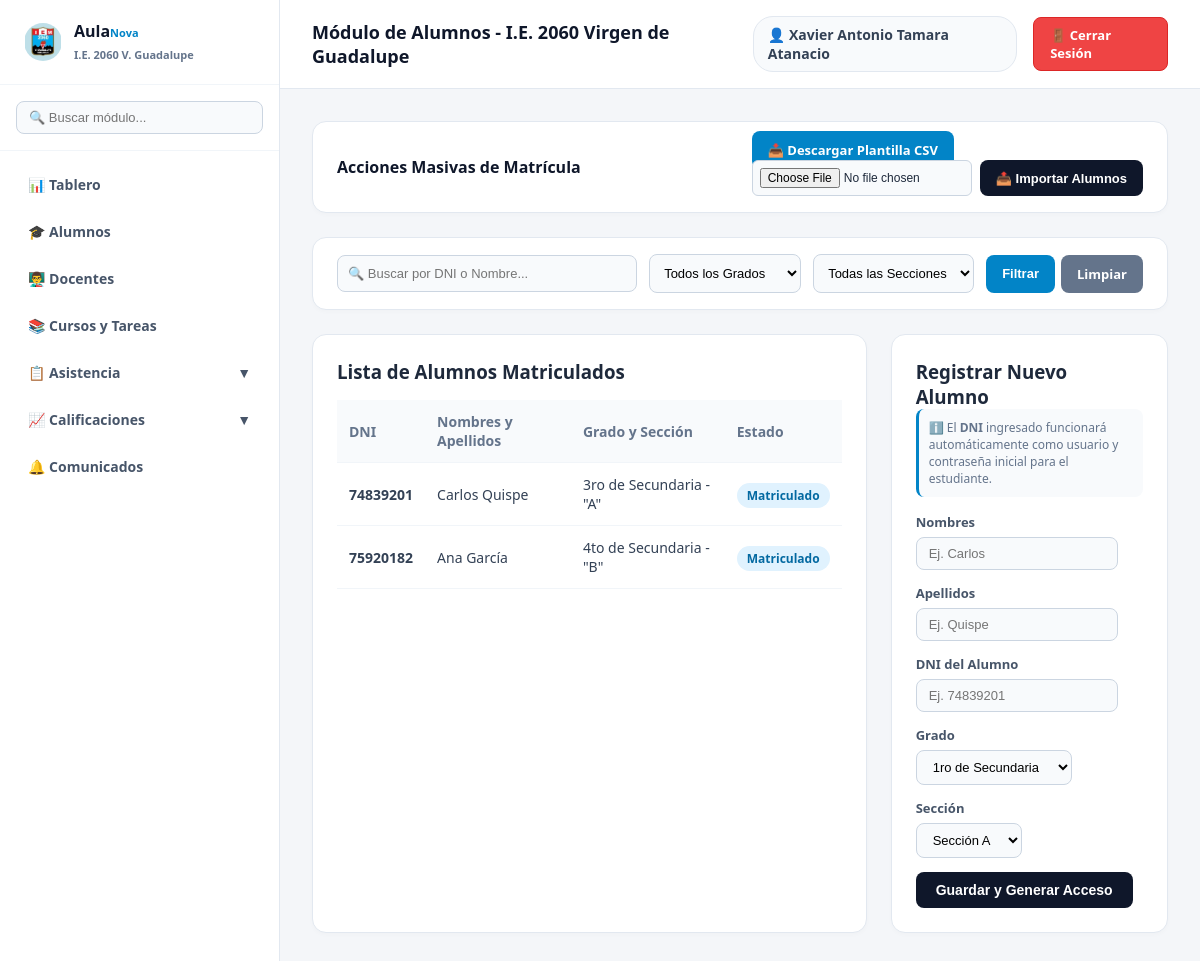
The page /alumnos (signed in) on the database its author committed.
### tables this page shows
CREATE TABLE Usuarios (
            id_usuario INTEGER PRIMARY KEY AUTOINCREMENT,
            nombres TEXT NOT NULL,
            apellidos TEXT NOT NULL,
            correo TEXT UNIQUE NOT NULL,
            password TEXT NOT NULL,
            dni TEXT,
            grado TEXT,
            seccion TEXT,
            id_rol INTEGER,
            estado INTEGER DEFAULT 1,
            FOREIGN KEY (id_rol) REFERENCES Roles (id_rol)
        );

### app.py (the view)
@app.route('/alumnos')
def gestionar_alumnos():
    if 'id_rol' not in session or session['id_rol'] != 1: return redirect(url_for('index'))
    grado_filtro = request.args.get('grado', '')
    seccion_filtro = request.args.get('seccion', '')
    busqueda = request.args.get('busqueda', '')
    query = '''
        SELECT u.*, r.nombre_rol
        FROM Usuarios u
        JOIN Roles r ON u.id_rol = r.id_rol
        WHERE u.id_rol = 3
    '''
    params = []
    if grado_filtro:
        query += ' AND u.grado = ?'
        params.append(grado_filtro)
    if seccion_filtro:
        query += ' AND u.seccion = ?'
        params.append(seccion_filtro)
    if busqueda:
        query += ' AND (u.nombres LIKE ? OR u.apellidos LIKE ? OR u.dni LIKE ?)'
        params.extend([f'%{busqueda}%', f'%{busqueda}%', f'%{busqueda}%'])
    conn = get_db_connection()
    alumnos = conn.execute(query, params).fetchall()
    admin_default = conn.execute('SELECT * FROM Usuarios WHERE id_usuario = ?', (session['id_usuario'],)).fetchone()
    conn.close()
    return render_template('alumnos.html', alumnos=alumnos, usuario=admin_default, grado_filtro=grado_filtro, seccion_filtro=seccion_filtro, busqueda=busqueda)

### app.py (called while the page is built)
def get_db_connection():
    conn = sqlite3.connect('aulanova.db')
    conn.row_factory = sqlite3.Row
    return conn

### templates/alumnos.html (shortened to what this page needs)
{% extends "layout.html" %}
{% block header_title %}Módulo de Alumnos - I.E. 2060 Virgen de Guadalupe{% endblock %}
{% block content %}
<div class="action-bar">
    <div style="font-weight: 700; color: #0f172a; font-size: 16px;">Acciones Masivas de Matrícula</div>
    <div class="action-buttons">
        <a href="/descargar-plantilla" class="btn-download">📥 Descargar Plantilla CSV</a>
        <form action="/importar-alumnos" method="POST" enctype="multipart/form-data" style="display: flex; gap: 8px; margin: 0;">
            <input type="file" name="archivo" accept=".csv" required class="file-input">
            <button type="submit" class="btn-import">📤 Importar Alumnos</button>
        </form>
    </div>
</div>
<div class="action-bar">
    <form method="GET" action="/alumnos" style="display: flex; gap: 12px; align-items: center; width: 100%; flex-wrap: wrap; margin: 0;">
        <div style="flex: 1; min-width: 200px;">
            <input type="text" name="busqueda" value="{{ busqueda }}" placeholder="🔍 Buscar por DNI o Nombre..." style="padding: 10px; border: 1.5px solid #cbd5e1; border-radius: 8px; width: 100%; font-size: 13px; background: #f8fafc;">
        </div>
        <div>
            <select name="grado" style="padding: 10px; border: 1.5px solid #cbd5e1; border-radius: 8px; font-size: 13px; background: #f8fafc;">
                <option value="">Todos los Grados</option>
            </select>
        </div>
        <div>
            <select name="seccion" style="padding: 10px; border: 1.5px solid #cbd5e1; border-radius: 8px; font-size: 13px; background: #f8fafc;">
                <option value="">Todas las Secciones</option>
            </select>
        </div>
        <div style="display: flex; gap: 6px;">
            <button type="submit" style="padding: 10px 16px; background: #0284c7; color: white; border: none; border-radius: 8px; font-weight: 600; cursor: pointer; font-size: 13px; width: auto;">Filtrar</button>
            <a href="/alumnos" style="padding: 10px 16px; background: #64748b; color: white; border-radius: 8px; text-decoration: none; font-weight: 600; font-size: 13px; display: inline-block; text-align: center;">Limpiar</a>
        </div>
    </form>
</div>
<div class="grid-container">
    <div class="card">
        <h3>Lista de Alumnos Matriculados</h3>
        <table>
            <thead>
                <tr>
                    <th>DNI</th>
                    <th>Nombres y Apellidos</th>
                    <th>Grado y Sección</th>
                    <th>Estado</th>
                </tr>
            </thead>
            <tbody>
                {% if alumnos %}
                    {% for a in alumnos %}
                    <tr>
                        <td><strong>{{ a.dni }}</strong></td>
                        <td>{{ a.nombres }} {{ a.apellidos }}</td>
                        <td>{{ a.grado }} - "{{ a.seccion }}"</td>
                        <td><span class="badge">Matriculado</span></td>
                    </tr>
                    {% endfor %}
                {% else %}
                    <tr>
                        <td colspan="4" style="text-align: center; color: #94a3b8; padding: 20px;">No se encontraron alumnos con los filtros seleccionados.</td>
                    </tr>
                {% endif %}
            </tbody>
        </table>
    </div>
    <div class="card">
        <h3>Registrar Nuevo Alumno</h3>
        <div class="info-note">
            ℹ️ El <strong>DNI</strong> ingresado funcionará automáticamente como usuario y contraseña inicial para el estudiante.
        </div>
        <form action="/crear-alumno" method="POST">
            <div class="form-group">
                <label for="nombres">Nombres</label>
                <input type="text" id="nombres" name="nombres" required placeholder="Ej. Carlos">
            </div>
            <div class="form-group">
                <label for="apellidos">Apellidos</label>
                <input type="text" id="apellidos" name="apellidos" required placeholder="Ej. Quispe">
            </div>
            <div class="form-group">
                <label for="dni">DNI del Alumno</label>
                <input type="text" id="dni" name="dni" required maxlength="8" placeholder="Ej. 74839201">
            </div>
            <div class="form-group">
                <label for="grado">Grado</label>
                <select id="grado" name="grado">
                    <option value="1ro de Secundaria">1ro de Secundaria</option>
                </select>
            </div>
            <div class="form-group">
                <label for="seccion">Sección</label>
                <select id="seccion" name="seccion">
                    <option value="A">Sección A</option>
                </select>
            </div>
            <button type="submit">Guardar y Generar Acceso</button>
        </form>
    </div>
</div>
{% endblock %}

### templates/layout.html (shortened to what this page needs)
<!DOCTYPE html>
<html lang="es">
<head>
</head>
<body>
    <aside>
        <div class="sidebar-brand">
            <img src="{{ url_for('static', filename='logo_colegio.jpg') }}" alt="Logo Colegio">
            <div class="brand-text">
                <h3>Aula<span>Nova</span></h3>
                <span>I.E. 2060 V. Guadalupe</span>
            </div>
        </div>
        <div class="search-box-sidebar">
            <input type="text" placeholder="🔍 Buscar módulo...">
        </div>
        <ul class="sidebar-menu">
            {% if session.get('id_rol') == 1 %}
                <li class="menu-item"><a href="/dashboard" class="menu-header">📊 Tablero</a></li>
                <li class="menu-item"><a href="/alumnos" class="menu-header">🎓 Alumnos</a></li>
                <li class="menu-item"><a href="/docentes" class="menu-header">👨‍🏫 Docentes</a></li>
                <li class="menu-item"><a href="/cursos" class="menu-header">📚 Cursos y Tareas</a></li>
                <li class="menu-item {% if request.path in ['/asistencia', '/reporte-asistencia'] %}active-parent open{% endif %}">
                    <div class="menu-header" onclick="toggleSubmenu(this)">
                        <span>📋 Asistencia</span>
                        <span>▼</span>
                    </div>
                </li>
                <li class="menu-item {% if request.path in ['/calificaciones', '/libreta-academica'] %}active-parent open{% endif %}">
                    <div class="menu-header" onclick="toggleSubmenu(this)">
                        <span>📈 Calificaciones</span>
                        <span>▼</span>
                    </div>
                </li>
                <li class="menu-item"><a href="/comunicados" class="menu-header">🔔 Comunicados</a></li>
            {% elif session.get('id_rol') == 2 %}
                <li class="menu-item"><a href="/dashboard_docente" class="menu-header">📊 Mi Panel Docente</a></li>
                <li class="menu-item"><a href="/comunicados" class="menu-header">🔔 Comunicados</a></li>
            {% elif session.get('id_rol') == 3 %}
                <li class="menu-item"><a href="/dashboard_estudiante" class="menu-header">📊 Mi Panel Estudiante</a></li>
                <li class="menu-item"><a href="/comunicados" class="menu-header">🔔 Comunicados</a></li>
            {% endif %}
        </ul>
    </aside>
    <main>
        <header>
            <div class="header-title">{% block header_title %}Módulo Institucional{% endblock %}</div>
            <div class="header-actions">
                <div class="user-profile">👤 {{ usuario.nombres }} {{ usuario.apellidos }}</div>
                <a href="/logout" class="btn-logout">🚪 Cerrar Sesión</a>
            </div>
        </header>
        <div class="content">
            {% block content %}{% endblock %}
        </div>
    </main>
</body>
</html>

### rows shown on the page
Usuarios: nombres "Xavier Antonio", apellidos "Tamara Atanacio"
Usuarios: dni "74839201", nombres "Carlos", apellidos "Quispe", grado "3ro de Secundaria", seccion "A"
Usuarios: dni "75920182", nombres "Ana", apellidos "García", grado "4to de Secundaria", seccion "B"
